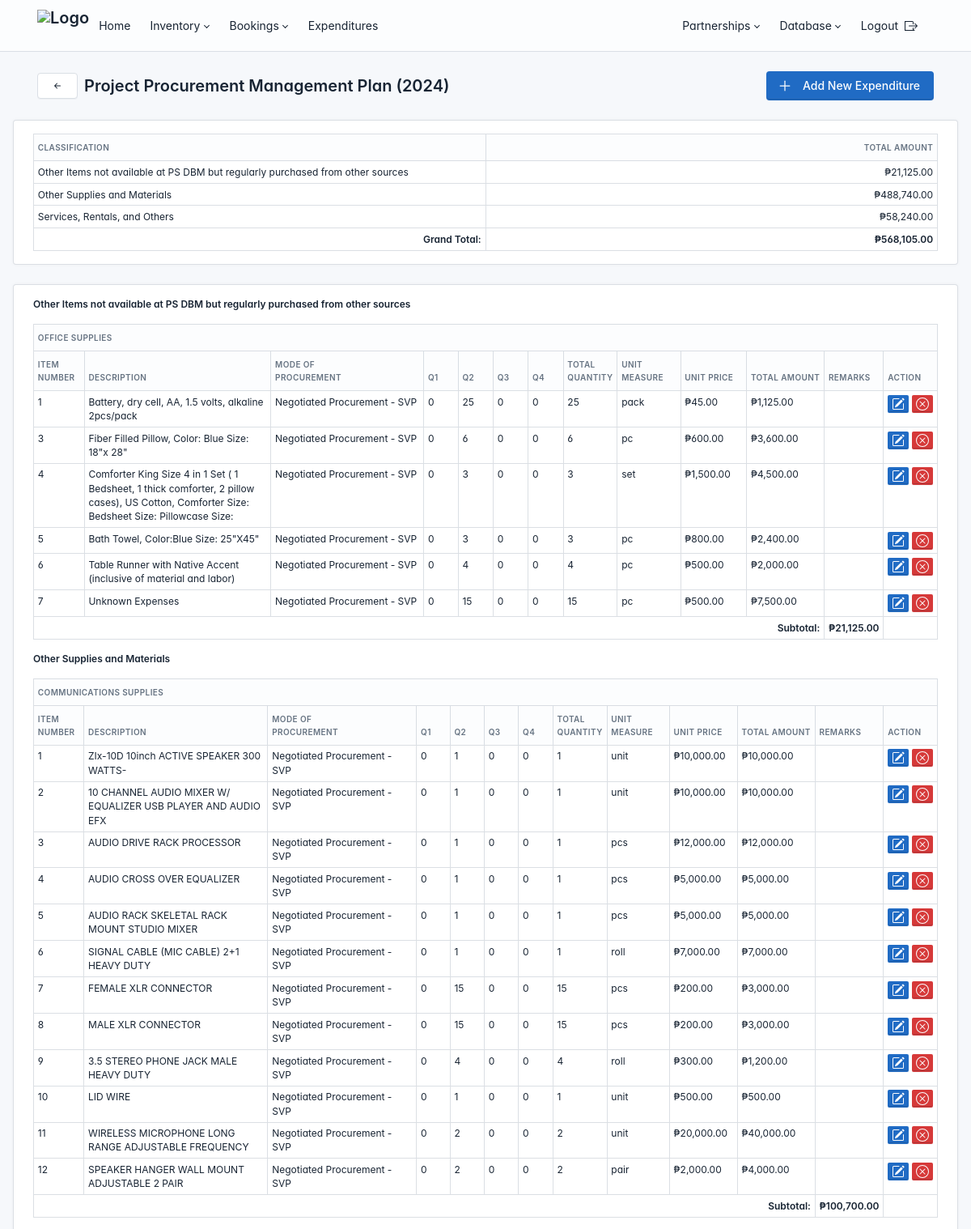
/administrator/years/1/ (signed in, upper part), run on the app's committed database.
### administrator/models.py (models this page shows, shortened)
class Year(models.Model):
    year = models.PositiveIntegerField(unique=True)
    description = models.TextField(blank=True, null=True)  # New description field
    budget = models.DecimalField(max_digits=15, decimal_places=2, blank=True, null=True)  # Budget field

class Expenditure(models.Model):
    CLASSIFICATION_CHOICES = [
        ('Other Items not available at PS DBM but regularly purchased from other sources', 'Other Items not available at PS DBM but regularly purchased from other sources'),
        ('Other Supplies and Materials', 'Other Supplies and Materials'),
        ('Services, Rentals, and Others', 'Services, Rentals, and Others'),
        ('Capital Outlay', 'Capital Outlay'),
    ]
    classification = models.CharField(max_length=200, choices=CLASSIFICATION_CHOICES)
    expenditure_type = models.CharField(max_length=200)
    item_number = models.PositiveIntegerField()  # Logic for    unique numbering in the model's save() method
    description = models.TextField()
    mode_of_procurement = models.CharField(max_length=200)
    quarter1 = models.PositiveIntegerField(default=0)
    quarter2 = models.PositiveIntegerField(default=0)
    quarter3 = models.PositiveIntegerField(default=0)
    quarter4 = models.PositiveIntegerField(default=0)
    total_quantity = models.PositiveIntegerField(editable=False, default=0)
    unit_of_measure = models.CharField(max_length=100)
    unit_price = models.DecimalField(max_digits=10, decimal_places=2)
    total_amount = models.DecimalField(max_digits=15, decimal_places=2, editable=False, default=0.00)
    remarks = models.TextField(blank=True, null=True)
    year = models.ForeignKey(Year, on_delete=models.CASCADE, null=True, blank=True)
    def save(self, *args, **kwargs):
        self.total_quantity = self.quarter1 + self.quarter2 + self.quarter3 + self.quarter4
        self.total_amount = self.total_quantity * self.unit_price
        if not self.pk:  # Only assign on create
            similar_items = Expenditure.objects.filter(
                classification=self.classification,
                expenditure_type=self.expenditure_type,
                year=self.year  # Include year in the filter
            ).count()
            self.item_number = similar_items + 1
        super().save(*args, **kwargs)

### administrator/views.py (the view)
# urls.py: path('years/<int:year_id>/', views.year_detail, name='year_detail'),
def year_detail(request, year_id):
    year = get_object_or_404(Year, id=year_id)
    expenditures = Expenditure.objects.filter(year=year).order_by("classification", "expenditure_type", "item_number")
    grouped_expenditures = {}
    subtotals = defaultdict(lambda: defaultdict(lambda: Decimal(0)))
    totals_per_classification = defaultdict(Decimal)
    grand_total = Decimal(0)
    for expenditure in expenditures:
        classification = expenditure.classification
        expenditure_type = expenditure.expenditure_type
        if classification not in grouped_expenditures:
            grouped_expenditures[classification] = {}
        if expenditure_type not in grouped_expenditures[classification]:
            grouped_expenditures[classification][expenditure_type] = []
        grouped_expenditures[classification][expenditure_type].append(expenditure)
        subtotals[classification][expenditure_type] += Decimal(expenditure.total_amount)
        totals_per_classification[classification] += Decimal(expenditure.total_amount)
        grand_total += Decimal(expenditure.total_amount)
    context = {
    "grouped_expenditures": grouped_expenditures,
    "subtotals": {k: dict(v) for k, v in subtotals.items()},  # Convert nested defaultdict to dict
    "totals_per_classification": dict(totals_per_classification),  # Convert defaultdict to dict
    "grand_total": grand_total,
    "classification_choices": Expenditure.CLASSIFICATION_CHOICES,
    "selected_year": year,
    }
    return render(request, "administrator/year_detail.html", context)

### administrator/templatetags/custom_filters.py (called while the page is built)
@register.filter
def get_item(value, key):
    if isinstance(value, dict):  # Check if the value is a dictionary
        return value.get(key, 0)  # Return 0 if the key is not found
    return value  # Return the value as-is if it's not a dictionary

### templates/administrator/year_detail.html (shortened to what this page needs)
{% extends "administrator/base.html" %}
{% load custom_filters %}
{% load humanize %}
{% block content %}
<div class="page-wrapper">
    <div class="page-header d-print-none">
        <div class="container-xl">
            <div class="row g-2 align-items-center">
                <div class="col d-flex align-items-center">
                    <a href="{% url 'year_list' %}" class="btn btn-outline" aria-label="Go Back">
                        <svg xmlns="http://www.w3.org/2000/svg" width="16" height="16" fill="currentColor" class="bi bi-arrow-left-short" viewBox="0 0 16 16">
                            <path fill-rule="evenodd" d="M12 8a.5.5 0 0 1-.5.5H5.707l2.147 2.146a.5.5 0 0 1-.708.708l-3-3a.5.5 0 0 1 0-.708l3-3a.5.5 0 1 1 .708.708L5.707 7.5H11.5a.5.5 0 0 1 .5.5"/>
                        </svg>
                    </a>
                    <h2 class="page-title mx-2">
                        Project Procurement Management Plan  ({{ selected_year.year}})
                    </h2>
                </div>
                <div class="col-auto ms-auto d-print-none">
                    <div class="btn-list">
                        <a href="#" class="btn btn-primary d-none d-sm-inline-block" data-bs-toggle="modal" data-bs-target="#modal-add-expenditure">
                            <svg xmlns="http://www.w3.org/2000/svg" class="icon" width="24" height="24" viewBox="0 0 24 24" stroke-width="2" stroke="currentColor" fill="none" stroke-linecap="round" stroke-linejoin="round">
                                <path stroke="none" d="M0 0h24v24H0z" fill="none"/>
                                <path d="M12 5l0 14" />
                                <path d="M5 12l14 0" />
                            </svg>
                            Add New Expenditure
                        </a>
                    </div>
                </div>
            </div>
        </div>
    </div>
    <div class="page-body container-fluid">
        {% if grouped_expenditures %}
        <div class="card mb-4">
            <div class="card-body">
                <div class="table-responsive ">
                    <table class="table table-sm table-bordered table-fixed w-100 table-hover">
                        <thead>
                            <tr>
                                <th class="w-50">Classification</th>
                                <th class="w-50 text-end">Total Amount</th>
                            </tr>
                        </thead>
                        <tbody>
                            {% for classification, total in totals_per_classification.items %}
                                <tr>
                                    <td>{{ classification }}</td>
                                    <td class="text-end">₱{{ total|floatformat:2|intcomma }}</td>
                                </tr>
                            {% endfor %}
                            <tr class="fw-bold">
                                <td class="text-end">Grand Total:</td>
                                <td class="text-end">₱{{ grand_total|floatformat:2|intcomma }}</td>
                            </tr>
                        </tbody>
                    </table>
                </div>
            </div>
        </div>
        <div class="card">
            <div class="card-body">
                {% for classification, expenditures in grouped_expenditures.items %}
                    <h5 class="classification-heading">{{ classification }}</h5>
                    {% for expenditure_type, items in expenditures.items %}
                        <div class="table-responsive mb-3">
                            <table class="table table-sm table-hover table-bordered">
                                <thead>
                                    <tr>
                                        <th colspan="13">{{ expenditure_type }}</th>
                                    </tr>
                                    <tr>
                                        <th>Item<br>Number</th>
                                        <th>Description</th>
                                        <th>Mode of<br>Procurement</th>
                                        <th>Q1</th>
                                        <th>Q2</th>
                                        <th>Q3</th>
                                        <th>Q4</th>
                                        <th>Total<br>Quantity</th>
                                        <th>Unit<br>Measure</th>
                                        <th>Unit Price</th>
                                        <th>Total Amount</th>
                                        <th>Remarks</th>
                                        <th>Action</th>
                                    </tr>
                                </thead>
                                <tbody>
                                    {% for item in items %}
                                            <td>{{ item.item_number }}</td>
                                            <td>{{ item.description }}</td>
                                            <td>{{ item.mode_of_procurement }}</td>
                                            <td>{{ item.quarter1 }}</td>
                                            <td>{{ item.quarter2 }}</td>
                                            <td>{{ item.quarter3 }}</td>
                                            <td>{{ item.quarter4 }}</td>
                                            <td>{{ item.total_quantity }}</td>
                                            <td>{{ item.unit_of_measure }}</td>
                                            <td>₱{{ item.unit_price|floatformat:2|intcomma }}</td>
                                            <td>₱{{ item.total_amount|floatformat:2|intcomma }}</td>
                                            <td>{{ item.remarks }}</td>
                                            <td>
                                                <div class="d-flex gap-1">
                                                    <button
                                                        class="btn btn-primary btn-sm edit-btn"
                                                        data-id="{{ item.id }}"
                                                        data-classification="{{ item.classification }}"
                                                        data-expenditure_type="{{ item.expenditure_type }}"
                                                        data-description="{{ item.description }}"
                                                        data-mode_of_procurement="{{ item.mode_of_procurement }}"
                                                        data-quarter1="{{ item.quarter1 }}"
                                                        data-quarter2="{{ item.quarter2 }}"
                                                        data-quarter3="{{ item.quarter3 }}"
                                                        data-quarter4="{{ item.quarter4 }}"
                                                        data-unit_of_measure="{{ item.unit_of_measure }}"
                                                        data-unit_price="{{ item.unit_price }}"
                                                        data-remarks="{{ item.remarks }}"
                                                        data-url="{% url 'edit_expenditure' item.id %}"
                                                        data-bs-toggle="modal"
                                                        data-bs-target="#edit-modal">
                                                    </button>
                                                    <button
                                                        class="btn btn-danger btn-sm delete-btn"
                                                        data-id="{{ item.id }}"
                                                        data-description="{{ item.description }}"
                                                        data-url="{% url 'delete_expenditure' item.id %}"
                                                        data-bs-toggle="modal"
                                                        data-bs-target="#modal-danger">
                                                    </button>
                                                </div>
                                            </td>
                                    {% endfor %}
                                    <tr class="fw-bold">
                                        <td colspan="11" class="text-end">Subtotal:</td>
                                        <td>₱{{ subtotals|get_item:classification|get_item:expenditure_type|floatformat:2|intcomma }}</td>
                                        <td></td>
                                    </tr>
                                </tbody>
                            </table>
                        </div>
                    {% endfor %}
                {% endfor %}
            </div>
        </div>
        {% endif %}
    </div>
</div>
{% endblock %}

### templates/administrator/base.html (style rules this page uses)
:root { --tblr-font-sans-serif: 'Inter Var', -apple-system, BlinkMacSystemFont, San Francisco, Segoe UI, Roboto, Helvetica Neue, sans-serif; }
body { font-feature-settings: "cv03", "cv04", "cv11"; }

### templates/administrator/year_detail.html (style rules this page uses)
.table td, .table th { font-size: 0.75rem; }
.table td, .table th { padding: 0.3rem; }
.table th:nth-child(1), .table td:nth-child(1) { width: 6%; }
.table th:nth-child(2), .table td:nth-child(2) { width: 30%; }
.table th:nth-child(3), .table td:nth-child(3) { width: 23%; }
.table th:nth-child(4), .table td:nth-child(4), .table th:nth-child(5), .table td:nth-child(5), .table th:nth-child(6), .table td:nth-child(6), .table th:nth-child(7), .table td:nth-child(7) { width: 5% !important; }
.table th:nth-child(8), .table td:nth-child(8) { width: 3%; }
.table th:nth-child(9), .table td:nth-child(9) { width: 8%; }
.table th:nth-child(10), .table td:nth-child(10) { width: 8%; }
.table th:nth-child(11), .table td:nth-child(11) { width: 8%; }
.table th:nth-child(12), .table td:nth-child(12) { width: 10%; }

### data on the page
Year: year "2024"
Expenditure: totals_per_classification "Other Items not available at PS DBM but regularly purchased from other sources", grouped_expenditures "Other Items not available at PS DBM but regularly purchased from other sources", expenditure_type "OFFICE SUPPLIES", item_number "1", description "Battery, dry cell, AA, 1.5 volts, alkaline 2pcs/pack", mode_of_procurement "Negotiated Procurement - SVP", quarter1 "0", quarter2 "25", quarter3 "0", quarter4 "0", total_quantity "25", unit_of_measure "pack", unit_price "45.00", total_amount "1,125.00", classification+expenditure_type "21,125.00"
Expenditure: totals_per_classification "Other Supplies and Materials", grouped_expenditures "Other Supplies and Materials", expenditure_type "COMMUNICATIONS SUPPLIES", item_number "1", description "ZIx-10D 10inch ACTIVE SPEAKER 300 WATTS-", mode_of_procurement "Negotiated Procurement - SVP", quarter1 "0", quarter2 "1", quarter3 "0", quarter4 "0", total_quantity "1", unit_of_measure "unit", unit_price "10,000.00", total_amount "10,000.00", classification+expenditure_type "100,700.00"
Expenditure: totals_per_classification "Services, Rentals, and Others"
Expenditure: item_number "3", description "Fiber Filled Pillow, Color: Blue Size: 18\"x 28\"", mode_of_procurement "Negotiated Procurement - SVP", quarter1 "0", quarter2 "6", quarter3 "0", quarter4 "0", total_quantity "6", unit_of_measure "pc", unit_price "600.00", total_amount "3,600.00"
Expenditure: item_number "4", description "Comforter King Size 4 in 1 Set ( 1 Bedsheet, 1 thick comforter, 2 pillow cases), US Cotton, Comforter Size: Bedsheet Size: Pillowcase Size:", mode_of_procurement "Negotiated Procurement - SVP", quarter1 "0", quarter2 "3", quarter3 "0", quarter4 "0", total_quantity "3", unit_of_measure "set", unit_price "1,500.00", total_amount "4,500.00"
Expenditure: item_number "5", description "Bath Towel, Color:Blue Size: 25\"X45\"", mode_of_procurement "Negotiated Procurement - SVP", quarter1 "0", quarter2 "3", quarter3 "0", quarter4 "0", total_quantity "3", unit_of_measure "pc", unit_price "800.00", total_amount "2,400.00"
Expenditure: item_number "6", description "Table Runner with Native Accent (inclusive of material and labor)", mode_of_procurement "Negotiated Procurement - SVP", quarter1 "0", quarter2 "4", quarter3 "0", quarter4 "0", total_quantity "4", unit_of_measure "pc", unit_price "500.00", total_amount "2,000.00"
Expenditure: item_number "7", description "Unknown Expenses", mode_of_procurement "Negotiated Procurement - SVP", quarter1 "0", quarter2 "15", quarter3 "0", quarter4 "0", total_quantity "15", unit_of_measure "pc", unit_price "500.00", total_amount "7,500.00"
Expenditure: item_number "2", description "10 CHANNEL AUDIO MIXER W/ EQUALIZER USB PLAYER AND AUDIO EFX", mode_of_procurement "Negotiated Procurement - SVP", quarter1 "0", quarter2 "1", quarter3 "0", quarter4 "0", total_quantity "1", unit_of_measure "unit", unit_price "10,000.00", total_amount "10,000.00"
Expenditure: item_number "3", description "AUDIO DRIVE RACK PROCESSOR", mode_of_procurement "Negotiated Procurement - SVP", quarter1 "0", quarter2 "1", quarter3 "0", quarter4 "0", total_quantity "1", unit_of_measure "pcs", unit_price "12,000.00", total_amount "12,000.00"
Expenditure: item_number "4", description "AUDIO CROSS OVER EQUALIZER", mode_of_procurement "Negotiated Procurement - SVP", quarter1 "0", quarter2 "1", quarter3 "0", quarter4 "0", total_quantity "1", unit_of_measure "pcs", unit_price "5,000.00", total_amount "5,000.00"
Expenditure: item_number "5", description "AUDIO RACK SKELETAL RACK MOUNT STUDIO MIXER", mode_of_procurement "Negotiated Procurement - SVP", quarter1 "0", quarter2 "1", quarter3 "0", quarter4 "0", total_quantity "1", unit_of_measure "pcs", unit_price "5,000.00", total_amount "5,000.00"
Expenditure: item_number "6", description "SIGNAL CABLE (MIC CABLE) 2+1 HEAVY DUTY", mode_of_procurement "Negotiated Procurement - SVP", quarter1 "0", quarter2 "1", quarter3 "0", quarter4 "0", total_quantity "1", unit_of_measure "roll", unit_price "7,000.00", total_amount "7,000.00"
Expenditure: item_number "7", description "FEMALE XLR CONNECTOR", mode_of_procurement "Negotiated Procurement - SVP", quarter1 "0", quarter2 "15", quarter3 "0", quarter4 "0", total_quantity "15", unit_of_measure "pcs", unit_price "200.00", total_amount "3,000.00"
Expenditure: item_number "8", description "MALE XLR CONNECTOR", mode_of_procurement "Negotiated Procurement - SVP", quarter1 "0", quarter2 "15", quarter3 "0", quarter4 "0", total_quantity "15", unit_of_measure "pcs", unit_price "200.00", total_amount "3,000.00"
Expenditure: item_number "9", description "3.5 STEREO PHONE JACK MALE HEAVY DUTY", mode_of_procurement "Negotiated Procurement - SVP", quarter1 "0", quarter2 "4", quarter3 "0", quarter4 "0", total_quantity "4", unit_of_measure "roll", unit_price "300.00", total_amount "1,200.00"
Expenditure: item_number "10", description "LID WIRE", mode_of_procurement "Negotiated Procurement - SVP", quarter1 "0", quarter2 "1", quarter3 "0", quarter4 "0", total_quantity "1", unit_of_measure "unit", unit_price "500.00", total_amount "500.00"
Expenditure: item_number "11", description "WIRELESS MICROPHONE LONG RANGE ADJUSTABLE FREQUENCY", mode_of_procurement "Negotiated Procurement - SVP", quarter1 "0", quarter2 "2", quarter3 "0", quarter4 "0", total_quantity "2", unit_of_measure "unit", unit_price "20,000.00", total_amount "40,000.00"
Expenditure: item_number "12", description "SPEAKER HANGER WALL MOUNT ADJUSTABLE 2 PAIR", mode_of_procurement "Negotiated Procurement - SVP", quarter1 "0", quarter2 "2", quarter3 "0", quarter4 "0", total_quantity "2", unit_of_measure "pair", unit_price "2,000.00", total_amount "4,000.00"

### other printed values
{{ total|floatformat:2|intcomma }} "21,125.00" "488,740.00" "58,240.00"
{{ grand_total|floatformat:2|intcomma }} "568,105.00"
